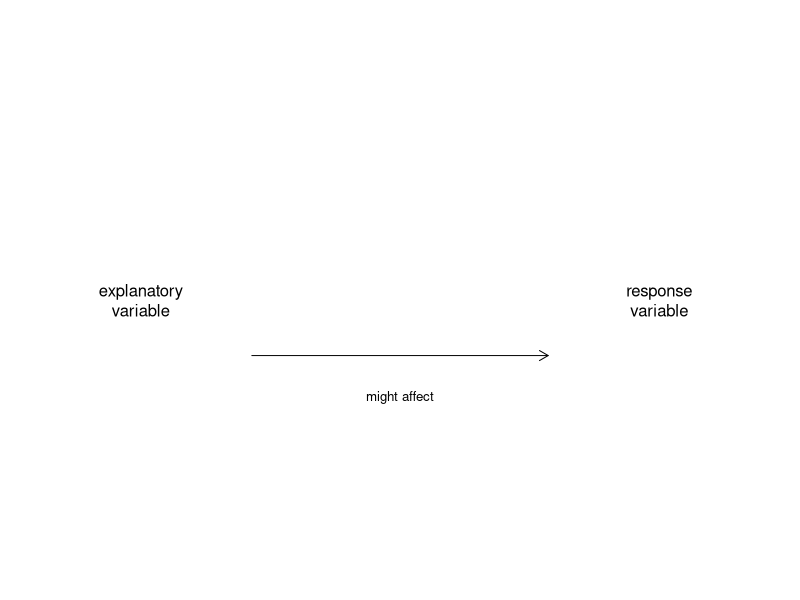

This chart was generated by the following R code:
par(mar=rep(0,4))
plot(0:1, 0:1, type='n', axes=F)
arrows(0.3, 0.4, 0.7, 0.4, length=0.1)
text(0.5, 0.3, 'might affect', pos=3, cex=0.8)
text(0.15, 0.5, 'explanatory\nvariable')
text(0.85, 0.5, 'response\nvariable')
